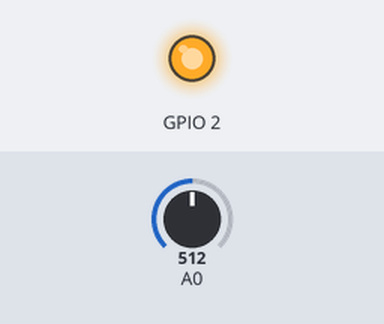
Recording of a sketch running on a simulated ESP8266 (NodeMCU). On the bench: output pins drawn as LEDs (lit = HIGH). Inputs (shaded band) come from the test bench; at power-on: A0 = 512. WiFi joins after 1.5 s; servers stay silent unless stated; no MQTT or app messages arrive unless stated; what the sketch prints to the serial monitor is not drawn.

Above: at 0.6 s.
At 1.6 s:
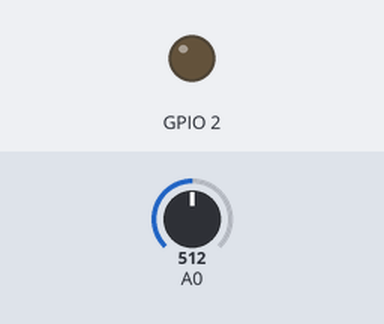
Timing chart, 0 to 3.1 s (numbered marks = the images above):
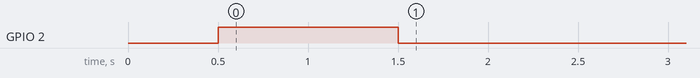

The sketch:

____ESP8266.ino
```cpp
/*
 * 阿正整理设计
 * 此代码为 7天Java0基础速成安卓开发配套硬件代码
 * esp环境需要自己搭建（不同版本函数参数略有不同，自己优化）
 * 为达到硬件也是0基础（设计如下内容一个开发板一根数据线就可以完成）
 * 采用NodeMCU（或者任意ESP8266开发板）
 * 温度上报使用ADC模拟随机数
 * 数据接收不采用json解析而是直接字符串处理
 *
 * 博客：http://wenzheng.club/
 * B站：https://space.bilibili.com/265908761
 */

#include <ESP8266WiFi.h>
#include <PubSubClient.h>
#include <Arduino.h>
WiFiClient espClient;
PubSubClient client(espClient);
const char* wifissid = "小米手机"; //改成自己家wifi
const char* password = "66666666"; //改成自己家wifi
const char* mqtt_server = "test.ranye-iot.net";
const char* mqtt_id = "1353023461_ESP";   //改成自己的QQ号+_ESP
const char* Mqtt_sub_topic = "1353023461_ESP";   //改成自己的QQ号+_ESP
const char* Mqtt_pub_topic = "1353023461";  //  上报消息给  手机APP的TOPIC  //改成自己的QQ号
long lastMsg = 0; //定时用的
int wifi_flag = 0; // wifi连接状态

String curtain_open = "0x20,0x22,0x00,0x01";   // 打开窗帘
String curtain_close = "0x20,0x22,0x00,0x02";   // 关闭窗帘
String comdata = "";
char red_Light;

void setup() {
  pinMode(2, OUTPUT);
  Serial.begin(115200);
  setup_wifi();
  client.setServer(mqtt_server, 1883);
  client.setCallback(callback);
}

void setup_wifi() {
//  Serial.println();
//  Serial.print("Connecting to ");
//  Serial.println(wifissid);
  WiFi.begin(wifissid, password);
  while (WiFi.status() != WL_CONNECTED) {
    delay(500);
    Serial.print(".");
    wifi_flag = 0;
    digitalWrite(2,1);
  }
  wifi_flag = 1;
  digitalWrite(2,0);
//  Serial.println("");
//  Serial.println("WiFi connected");
//  Serial.println("IP address: ");
//  Serial.println(WiFi.localIP());
}

void callback(char* topic, byte* payload, unsigned int length) {
  String msg="";
  String LED_set = "";
  String curtain_set = "";
  //Serial.print("Message arrived [");
  //Serial.print(topic);
  //Serial.print("] ");
  for (int i = 0; i < length; i++) {
    msg+= (char)payload[i];
  }
  //Serial.println(msg);

  if(msg.substring(6,9) == "led"){   //判断是否是要设置LED灯
    //取出LED_set数据 并执行
    LED_set = msg.substring(msg.indexOf("led\":")+5,msg.indexOf("}"));
    digitalWrite(2,!LED_set.toInt());
  }

  // String oc = msg.substring(6,13);   // 测试 提取发送过来的字符串的索引6~13中的字符
  if(msg.substring(6,13) == "curtain"){
    curtain_set = msg.substring(msg.indexOf("curtain\":")+9,msg.indexOf("}"));
    if(curtain_set == " \"fA"){
      Serial.print(curtain_set);
    }else if(curtain_set == " \"fB"){
      Serial.print(curtain_set);
    }
  }

}


void reconnect() {
  while (!client.connected()) {
    //Serial.print("Attempting MQTT connection...");
    if (client.connect(mqtt_id)) {
      //Serial.println("connected");
      //连接成功以后就开始订阅
      client.subscribe(Mqtt_sub_topic,1);
    } else {
      //Serial.print("failed, rc=");
      //Serial.print(client.state());
      Serial.println(" try again in 5 seconds");
      delay(5000);
    }
  }
}


void loop() {
  if (!client.connected()) {
    reconnect();
  }
  client.loop();
  long now = millis();

    while (Serial.available() > 0){
        comdata += char(Serial.read());  //每次读一个char字符，并相加
        delay(2);
    }
    if (comdata.length() > 0){
        //Serial.println(comdata); //打印接收到的字符
        String Light_value = comdata.substring(comdata.indexOf("Light\":")+17,comdata.indexOf("}"));
        String Light_l = "{\"Light_flag\":"+String(Light_value)+"}";
        client.publish(Mqtt_pub_topic,Light_l.c_str());
        comdata = "";
    }


  while(Serial.available() > 0)
  {
     comdata += char(Serial.read());
  }
  if(sizeof(comdata) >= 15)
  {
    comdata =  "";   // 清空数据等待下一次接收
  }else if(sizeof(comdata) <= 12)
  {
     Serial.println("shuju = " + comdata);
  }

  comdata= "";   // 清空数据等待下一次接收
  delay(500);


  // 这里设置上传数据时间
  if (now - lastMsg > 500) {

  /* ---------------------------------------------------------------- */
    // 向APP上传wifi连接状态
    if(wifi_flag == 1){
      String wifi_h = "{\"wifi_flag\":"+String(wifi_flag)+"}";
      client.publish(Mqtt_pub_topic,wifi_h.c_str());
    }else{
      String wifi_l = "{\"wifi_flag\":"+String(wifi_flag)+"}";
      client.publish(Mqtt_pub_topic,wifi_l.c_str());
    }
    /* ---------------------------------------------------------------- */


  /* ---------------------------------------------------------------- */
    // 向APP上传LED状态数据
    // 读取输入引脚的值
    int buttonState = digitalRead(2);
    // 打印结果到串口
    //Serial.println(buttonState);
    String led_f = "{\"led_flag\":"+String(buttonState)+"}";
    client.publish(Mqtt_pub_topic,led_f.c_str());
    /* ---------------------------------------------------------------- */


  /* ---------------------------------------------------------------- */
    // 向APP上传ADC数据（模拟温度）
    lastMsg = now;
    String json = "{\"temperature\":"+String(analogRead(A0))+"}";
    client.publish(Mqtt_pub_topic,json.c_str());
    /* ---------------------------------------------------------------- */

  }
}
```
